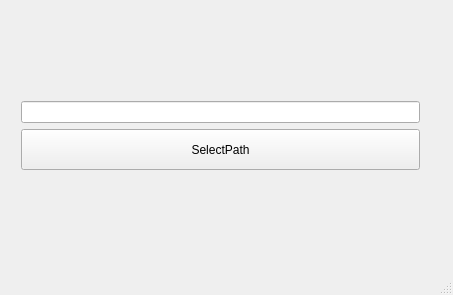
<?xml version="1.0" encoding="UTF-8"?>
<ui version="4.0">
 <class>MainWindow</class>
 <widget class="QMainWindow" name="MainWindow">
  <property name="geometry">
   <rect>
    <x>0</x>
    <y>0</y>
    <width>453</width>
    <height>295</height>
   </rect>
  </property>
  <property name="windowTitle">
   <string>Server</string>
  </property>
  <widget class="QWidget" name="centralWidget">
   <widget class="QWidget" name="verticalLayoutWidget">
    <property name="geometry">
     <rect>
      <x>10</x>
      <y>90</y>
      <width>421</width>
      <height>91</height>
     </rect>
    </property>
    <layout class="QVBoxLayout" name="verticalLayout">
     <item>
      <widget class="QLineEdit" name="filePathLineEdit">
       <property name="readOnly">
        <bool>true</bool>
       </property>
      </widget>
     </item>
     <item>
      <layout class="QHBoxLayout" name="horizontalLayout">
       <item>
        <widget class="QPushButton" name="selectFileButton">
         <property name="sizePolicy">
          <sizepolicy hsizetype="Preferred" vsizetype="Minimum">
           <horstretch>0</horstretch>
           <verstretch>0</verstretch>
          </sizepolicy>
         </property>
         <property name="text">
          <string>SelectPath</string>
         </property>
        </widget>
       </item>
      </layout>
     </item>
    </layout>
   </widget>
  </widget>
  <widget class="QStatusBar" name="statusBar"/>
 </widget>
 <layoutdefault spacing="6" margin="11"/>
 <resources/>
 <connections/>
</ui>
